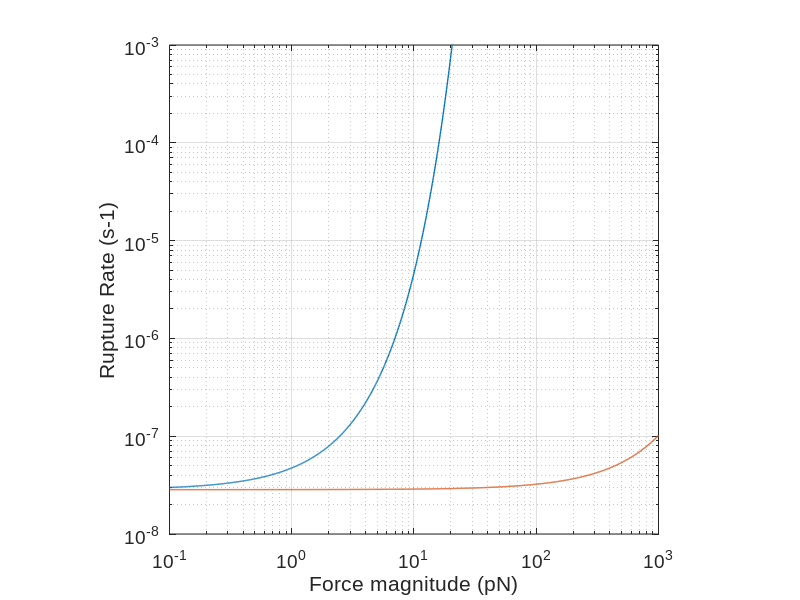

Recreate this plot in MATLAB. (Note: this script raises an error after producing the figure.)
clear;close all;clc;

%% Plot koff vs Force
figure
F=logspace(-1,3,1000);
loglog(F,6.86*10^7*exp(-14*(2.53-(0.15)*F/4.114)),'LineWidth',1)
hold on
loglog(F,6.86*10^7*exp(-14*(2.53-(0.15)*F/400/4.114)),'LineWidth',1)
grid on
set(gca,'FontSize',14,'FontName','Arial','XTick',[.1 1 10 100 1000])
grid on
axis square
xlabel('Force magnitude (pN)')
ylabel('Rupture Rate (s-1)')
axis([0 inf 10^-8 10^-3])

%% Initialize PDF calculations
F=0.01:.01:60;
kBT=4.114;
Npts=121;
load('FEX15bpAndTethTst.mat','F','xTGT','xTethTst','Gtgt','Gtst','xTeth','Gteth')

FOg=fit(xTeth',Gteth','linearinterp');
FOgOn=fit(xTethTst',Gtst','linearinterp');

Width=31;
x=linspace(-Width,Width,Npts*2+1);
y=x;
z=linspace(0,Width,Npts+1);
[x,y,z]=meshgrid(x,y,z);
r=sqrt(x.^2+y.^2+z.^2);

[xf,yf]=meshgrid(linspace(0,Width*2,Npts*2));
xf=xf(:);
yf=yf(:);
kOnAll=x(:);
A=max(factor(numel(x)))
% A=61*11*11;
for i=1:(numel(x)/A)
    dx=xf-x(i*A-(0:(A-1)));
    dy=yf-y(i*A-(0:(A-1)));
    rAll=sqrt(dx.^2+dy.^2);
    if i==1
        kOn=rAll;
    end
    kOn(1:numel(kOn))=exp(-FOgOn(rAll(:))/kBT);
    kOnAll(i*A-(0:(A-1)))=sum(kOn,1);
        i/(numel(x)/A)
end
clear dx dy rAll kOn

%% Calculate energy landscapes and PDF
ForceField=[0 logspace(-2,2.5,50)];
for j=1:length(ForceField)

    En{1}=zeros(size(x));
    En{1}(1:numel(En{1}))=FOg(r(:))/kBT+ForceField(j)*x(:)/kBT;
    PDF{1}=exp(-En{1});
    PDF{1}=PDF{1}/sum(PDF{1},'all');
    AvgDisp{1}(j)=sum(x.*PDF{1},'all');
    kOnCum(j,1)=sum(PDF{1}(:).*kOnAll);
    
    
    En{2}=En{1};
    En{2}(1:numel(En{2}))=400*FOg(r(:))/kBT+ForceField(j)*x(:)/kBT;
    PDF{2}=exp(-En{2});
    PDF{2}=PDF{2}/sum(PDF{2},'all');
    AvgDisp{2}(j)=sum(x.*PDF{2},'all');
    kOnCum(j,2)=sum(PDF{2}(:).*kOnAll);
    
    j/length(ForceField)
end

figure
subplot(1,2,1)
scale=(10^4/60)/kOnCum(1);
kOnCum=kOnCum*scale;
semilogx(ForceField,kOnCum,'o','LineWidth',1,'MarkerFaceColor','w')
axis([.01 315 -inf inf])
xlabel('Force (pN)')
ylabel('On Rate (s-1)')
set(gca,'FontSize',14,'FontName','Arial','XDir','reverse')
axis([.01 315 0 350])
axis square
grid on

subplot(1,2,2)
semilogx(ForceField,-AvgDisp{1},'o','LineWidth',1,'MarkerFaceColor','w')
hold on
semilogx(ForceField,-AvgDisp{2},'o','LineWidth',1,'MarkerFaceColor','w')
xlabel('Force (pN)')
ylabel('Mean Displacement')
legend('1 Tether','400 Tethers')
grid on
axis square
axis([-inf inf 0 25])
set(gca,'FontSize',14,'FontName','Arial')


% ForceField=[0 -logspace(-2,2.5,50)];
% for j=1:length(ForceField)
% 
%     En{1}=zeros(size(x));
%     En{1}(1:numel(En{1}))=FOg(r(:))/kBT+ForceField(j)*x(:)/kBT;
%     PDF{1}=exp(-En{1});
%     PDF{1}=PDF{1}/sum(PDF{1},'all');
%     kOnCum(j,1)=sum(PDF{1}(:).*kOnAll);
%     
%     
%     En{2}=En{1};
%     En{2}(1:numel(En{2}))=400*FOg(r(:))/kBT+ForceField(j)*x(:)/kBT;
%     PDF{2}=exp(-En{2});
%     PDF{2}=PDF{2}/sum(PDF{2},'all');
%     kOnCum(j,2)=sum(PDF{2}(:).*kOnAll);
%     
%     j/length(ForceField)
% end
% 
% subplot(1,2,2)
% % kOnCum=kOnCum;
% semilogx(-ForceField,kOnCum,'o','LineWidth',1,'MarkerFaceColor','w')
% axis([.01 315 -inf inf])
% xlabel('Force (pN)')
% ylabel('On Rate (s-1)')
% set(gca,'FontSize',14,'FontName','Arial')
% axis([.01 315 0 350])
% axis square
% grid on